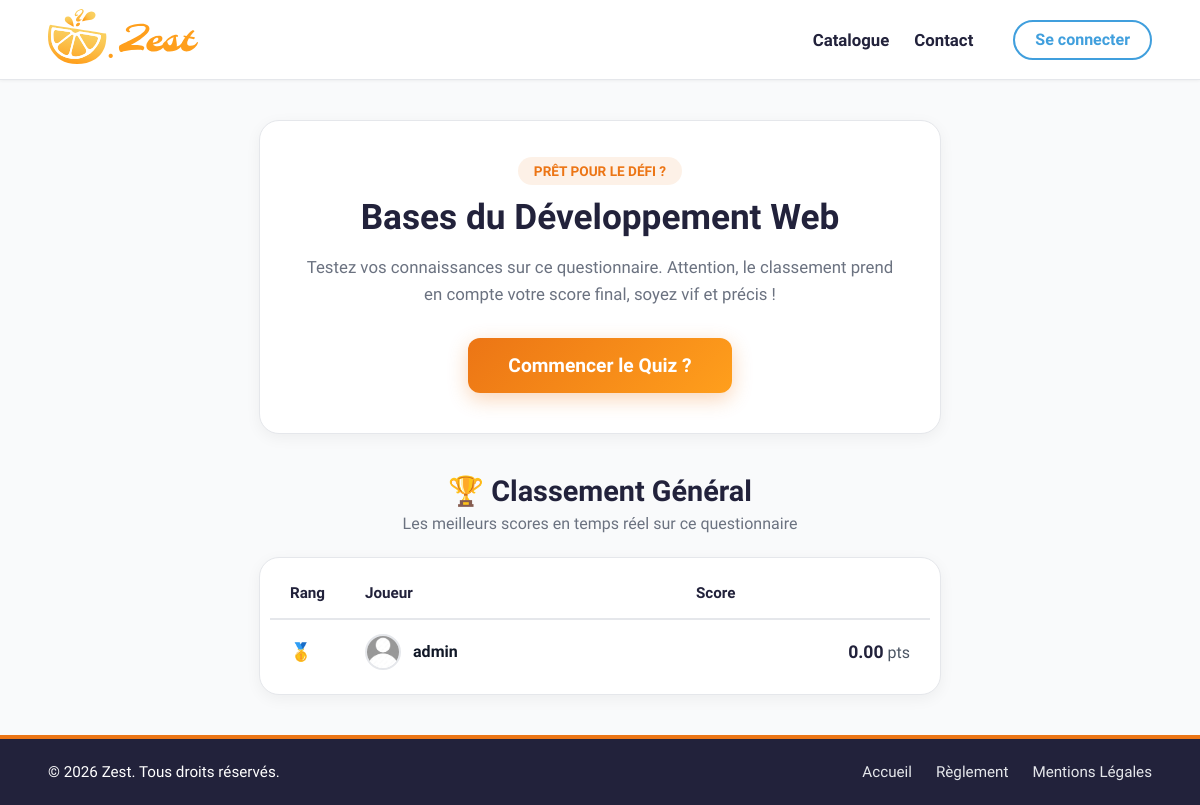
Page /quiz.php?quizId=1 on the committed database.
### tables this page shows
CREATE TABLE `sae203_quiz` (
                               `id` int(11) NOT NULL AUTO_INCREMENT,
                               `name` varchar(100) NOT NULL,
                               `creator` int(11) NOT NULL,
                               PRIMARY KEY (`id`)
);

CREATE TABLE `sae203_resultat` (
                                   `user` int(11) NOT NULL,
                                   `quiz` int(11) NOT NULL,
                                   `score` int(11) NOT NULL,
                                   PRIMARY KEY (`user`,`quiz`),
                                   KEY `question_user` (`quiz`,`user`),
                                   CONSTRAINT `sae203_resultat_ibfk_2` FOREIGN KEY (`user`) REFERENCES `sae203_user` (`id`),
                                   CONSTRAINT `sae203_resultat_ibfk_3` FOREIGN KEY (`quiz`) REFERENCES `sae203_quiz` (`id`)
);

CREATE TABLE `sae203_user` (
                               `id` int(11) NOT NULL AUTO_INCREMENT,
                               `username` varchar(100) NOT NULL,
                               `email` varchar(255) NOT NULL,
                               `password` varchar(255) NOT NULL,
                               `profilepic` blob DEFAULT NULL,
                               `admin` tinyint(1) NOT NULL,
                               PRIMARY KEY (`id`)
);

### php/utils.php (called while the page is built, shortened)
<?php
function getPDOConnection()
{
    try {
        return new PDO(DB, USER, PWD);
    } catch (PDOException $e) {
        die ("Failed: " . $e);
    }
}
function getInfoDataBase($query)
{
    $conn = getPDOConnection();
    $res = $conn->query($query);
    $rows = $res->fetchAll();
    return $rows;
}

### quiz.php (the view, shortened to what this page needs)
<?php
require_once $_SERVER["DOCUMENT_ROOT"] . "/sae203/php/utils.php";
$quiz = isset($_GET['quizId']) ? (int)$_GET['quizId'] : 0;
$userId = isset($_SESSION['user']['id']) ? (int)$_SESSION['user']['id'] : null;
$query = "SELECT * FROM sae203_quiz WHERE id = $quiz";
$quizInfosResult = getInfoDataBase($query);
$quizInfos = $quizInfosResult[0];
$query = "SELECT COUNT(*) as nb_questions FROM sae203_question WHERE quiz = $quiz";
$countResult = getInfoDataBase($query);
$hasQuestions = ($countResult[0]['nb_questions'] > 0);
$queryScores = "SELECT r.*, u.username, u.profilepic
                FROM sae203_resultat r
                JOIN sae203_user u ON r.user = u.id
                WHERE r.quiz = $quiz
                ORDER BY r.score DESC";
$allScores = getInfoDataBase($queryScores);
$top10 = [];
$rank = 1;
foreach ($allScores as $scoreRow) {
    if ($rank <= 10) {
        $top10[] = [
                'rank' => $rank,
                'username' => $scoreRow['username'],
                'score' => $scoreRow['score'],
                'profilepic' => $scoreRow['profilepic']
        ];
    }
    $rank++;
}
?>
<!DOCTYPE html>
<html lang="fr">
<head>
    <?php require_once $_SERVER["DOCUMENT_ROOT"] . "/sae203/includes/load-css.php"; ?>
    <link rel="stylesheet" href="css/quiz.css">
</head>
<body>
<?php require_once $_SERVER["DOCUMENT_ROOT"] . "/sae203/includes/header.php"; ?>
<main class="quiz-preview-container">
    <section class="quiz-hero-card">
        <span class="badge">Prêt pour le défi ?</span>
        <h1><?= htmlspecialchars($quizInfos['name']) ?></h1>
        <p class="quiz-description">
            Testez vos connaissances sur ce questionnaire. Attention, le classement prend en compte votre score final, soyez vif et précis !
        </p>
        <div class="cta-zone">
            <?php if ($hasQuestions): ?>
                <a href="questions.php?quizId=<?= $quiz ?>" class="btn btn-start">Commencer le Quiz ?</a>
            <?php else: ?>
                <div class="alert-empty">⚠️ Aucune question n'est disponible pour ce quiz actuellement.</div>
            <?php endif; ?>
        </div>
    </section>
    <section class="leaderboard-section">
        <div class="section-title">
            <h2>🏆 Classement <span class="text-gradient">Général</span></h2>
            <p>Les meilleurs scores en temps réel sur ce questionnaire</p>
        </div>
        <div class="leaderboard-box">
            <?php if (!empty($top10)): ?>
                <table class="leaderboard-table">
                    <thead>
                    <tr>
                        <th>Rang</th>
                        <th>Joueur</th>
                        <th>Score</th>
                    </tr>
                    </thead>
                    <tbody>
                    <?php foreach ($top10 as $player):
                        $isMe = ($userId && isset($_SESSION['user']['username']) && $player['username'] === $_SESSION['user']['username']);
                        ?>
                        <tr class="<?= $isMe ? 'row-current-user' : '' ?>">
                            <td class="rank-cell">
                                <?php if ($player['rank'] == 1): ?> 🥇
                                <?php elseif ($player['rank'] == 2): ?> 🥈
                                <?php elseif ($player['rank'] == 3): ?> 🥉
                                <?php else: ?> <?= $player['rank'] ?>
                                <?php endif; ?>
                            </td>
                            <td class="player-cell">
                                <div class="player-info">
                                    <?php if (!empty($player['profilepic'])): ?>
                                        <img class="table-avatar" alt="Avatar">
                                    <?php else: ?>
                                        <img src="assets/defaultPP.jpg" class="table-avatar" alt="Avatar">
                                    <?php endif; ?>
                                    <span class="player-name"><?= htmlspecialchars($player['username']) ?><?= $isMe ? ' (Vous)' : '' ?></span>
                                </div>
                            </td>
                            <td class="score-cell"><strong><?= number_format($player['score'], 2) ?></strong> pts</td>
                        </tr>
                    <?php endforeach; ?>
                    </tbody>
                </table>
            <?php else: ?>
                <div class="empty-leaderboard">
                    ✨ Soyez le premier à participer pour ouvrir le classement de ce quiz !
                </div>
            <?php endif; ?>
        </div>
    </section>
</main>
<?php require_once $_SERVER["DOCUMENT_ROOT"] . "/sae203/includes/footer.php"; ?>
</body>
</html>

### css/style.css (style rules this page uses)
:root { --space-indigo: #22223B; --orange: #ec7515; --amber-glow: #FF9F1C; --mustard: #fad161; --light-blue: #8cd1ff; --blue-bell: #409fdd; --yale-blue: #124668; --black: #111827; --shadow: rgba(0, 0, 0, 0.05); --shadow-hover: rgba(0, 0, 0, 0.1); --light-grey: #e5e7eb; --bg: #f9fafb; --white: #fff; --error: #bd2f2f; --correct: #008000; }
body { background-color: var(--bg); color: var(--black); display: flex; flex-direction: column; min-height: 100vh; }

### css/quiz.css (style rules this page uses)
.quiz-preview-container { max-width: 800px; margin: 40px auto; padding: 0 20px; box-sizing: border-box; }
.leaderboard-box { background-color: var(--white); border: 1px solid var(--light-grey); border-radius: 20px; box-shadow: 0 4px 15px var(--shadow); overflow: hidden; padding: 10px; }
.rank-cell { font-weight: 700; font-size: 1.1rem; color: var(--space-indigo); width: 70px; }
.player-info { display: flex; align-items: center; gap: 12px; }
.table-avatar { width: 36px; height: 36px; border-radius: 50%; object-fit: cover; border: 2px solid var(--light-grey); }
.player-name { font-weight: 600; color: var(--black); }

### rows in the picture
sae203_quiz: name "Bases du Développement Web"
sae203_resultat: user.username "admin", score "0.00"
